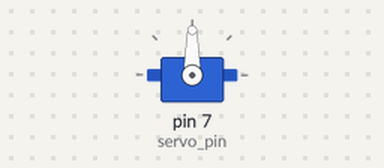
Simulated run of this program. Board: Raspberry Pi (header pin numbers). On the bench: servo. Servo angles are drawn from the pulse width (0.5 ms = 0°, 2.5 ms = 180°). At 5.0 s the program stops and its outputs stay as they are.

Above: at 0.1 s.
At 2.1 s:
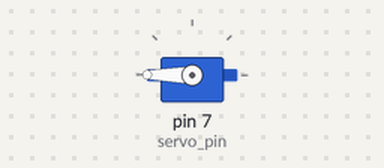
At 3.1 s:
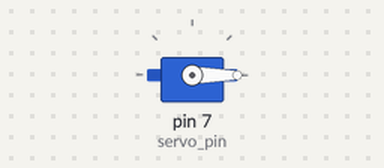
Timing chart, 0 to 4.6 s (numbered marks = the images above):
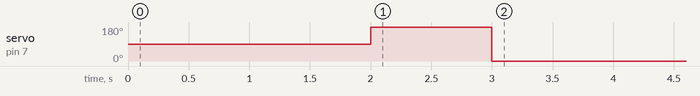

The program:

1_servo_motor_tested.py
```python
#WORKING TESTED ON MARCH 20
# Signal pin No-7 (GPIO 4 )
# Power pin No-2 (5V power)
# GND pin No-6 (GROUND)
import RPi.GPIO as GPIO
import time

# Set up GPIO
servo_pin = 7  # Use any GPIO pin
GPIO.setmode(GPIO.BOARD)
GPIO.setwarnings(False)
GPIO.setup(servo_pin, GPIO.OUT)

# Create PWM object
pwm = GPIO.PWM(servo_pin, 50)  # 50 Hz frequency

# Rotate the servo motor
try:
    pwm.start(7.5)  # Initial position
    time.sleep(2)

    pwm.ChangeDutyCycle(12.5)  # Rotate to 90 degrees
    time.sleep(1)

    pwm.ChangeDutyCycle(2.5)  # Rotate to 180 degrees
    time.sleep(2)

except KeyboardInterrupt:
    pwm.stop()
    GPIO.cleanup()
```

Measured:
- by itself, servo on pin 7 (servo_pin): 90° → 180° at 2.0 s, → 0° 1.0 s later
